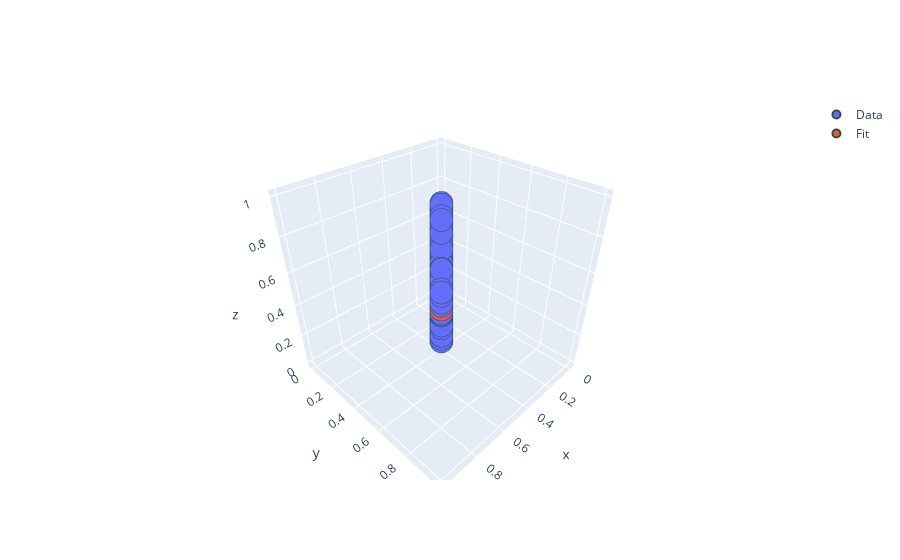

Notebook code for this chart:
### Code cell
# try CV on multi dim dataset
import pandas as pd
from sklearn.preprocessing import MinMaxScaler

m2 = ( ('s(1)', 'smooth', 25, (1, 1000), "quantile"), 
       ('s(2)', 'inc', 25, (2, 2000), "quantile"),  
       ('t(1,2)', 'smooth', (5, 5), (3, 3000), "quantile"), )

M2 = Model(description=m2)

X = pd.DataFrame(data={"x1": np.linspace(-2,2,1000),   
                       "x2": np.linspace(0,1,1000), }) #,
                       #"x3": np.linspace(-2,2,1000), "x4": np.linspace(0,1,1000),
                       #"x5": np.linspace(-2,2,1000), "x6": np.linspace(0,1,1000)})
y = pd.DataFrame(data={"y": 2*np.exp(-X["x1"]**2) + 0.1*np.exp(X["x2"]) + 
                       0.1*np.random.randn(len(X["x1"])) + X["x1"] * X["x2"]  })

X_norm = MinMaxScaler().fit_transform(X)
y_norm = MinMaxScaler().fit_transform(y)

f2 = M2.fit(X=X_norm, y=y_norm.ravel(), plot_=True)
#M2.calc_GCV(X=X_norm, y=y_norm, n_grid=2)

### Figure 1 — Plotly figure (JSON) as saved in the notebook; plotly's stock layout.template omitted (floating-point values rounded to 4 significant figures; data arrays with more than 128 entries replaced by an {"elided": "..."} marker saying what was removed)
{"data": [{"marker": {"line": {"color": "DarkSlateGrey", "width": 2}, "size": 8}, "mode": "markers", "name": "Data", "type": "scatter3d", "x": {"elided": "1000 float values"}, "y": {"elided": "1000 float values"}, "z": {"elided": "1000 float values"}}, {"marker": {"line": {"color": "DarkSlateGrey", "width": 2}, "size": 8}, "mode": "markers", "name": "Fit", "type": "scatter3d", "x": {"elided": "1000 float values"}, "y": {"elided": "1000 float values"}, "z": {"elided": "1000 float values"}}], "layout": {"autosize": true, "scene": {"aspectmode": "auto", "aspectratio": {"x": 1, "y": 1, "z": 1}}}}
